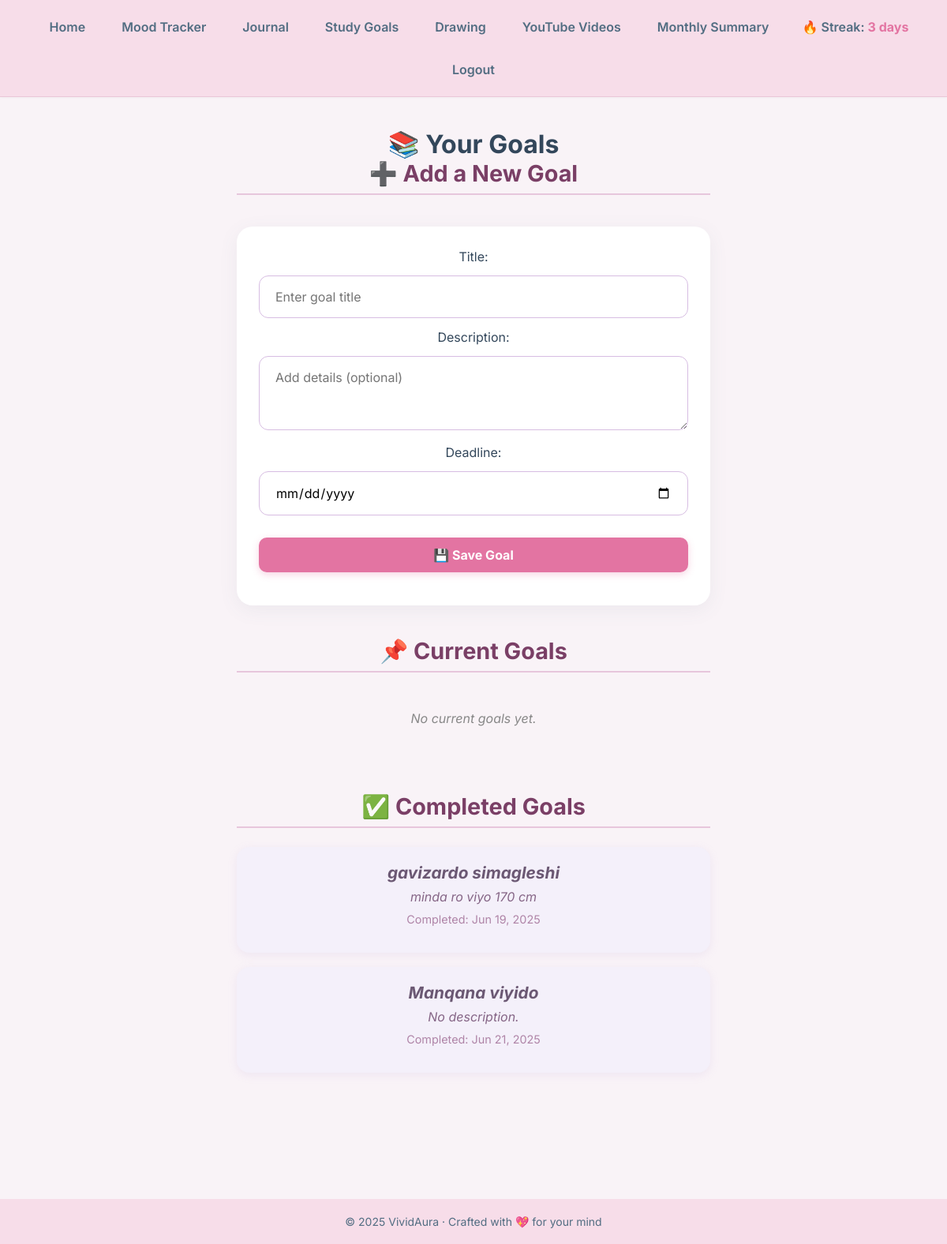
Screenshot of /study-goals/ (signed in) with the database file from the repository.
### tracker/models.py (models this page shows, shortened)
class StudyGoal(models.Model):
    user = models.ForeignKey(User, on_delete=models.CASCADE)
    title = models.CharField(max_length=200)
    description = models.TextField(blank=True)
    deadline = models.DateField(null=True, blank=True)
    completed = models.BooleanField(default=False)
    completed_on = models.DateField(null=True, blank=True)

### tracker/views.py (the view)
# urls.py: path('study-goals/', views.study_goals, name='study_goals'),
@login_required
def study_goals(request):
    streak = calculate_mood_streak(request.user)
    if request.method == 'POST':
        if 'mark_completed' in request.POST:
            goal_id = request.POST['mark_completed']
            goal = get_object_or_404(StudyGoal, id=goal_id, user=request.user)
            goal.completed = True
            if not goal.completed_on:
                goal.completed_on = timezone.now().date()
            goal.save()
            messages.success(request, 'Goal marked as completed!')
            return redirect('study_goals')
        elif 'delete_goal' in request.POST:
            goal_id = request.POST['delete_goal']
            goal = get_object_or_404(StudyGoal, id=goal_id, user=request.user)
            goal.delete()
            messages.success(request, 'Goal deleted successfully.')
            return redirect('study_goals')
        elif 'edit_goal_id' in request.POST:
            goal_id = request.POST['edit_goal_id']
            goal = get_object_or_404(StudyGoal, id=goal_id, user=request.user)
            form = StudyGoalForm(request.POST, instance=goal)
            if form.is_valid():
                updated_goal = form.save(commit=False)
                if updated_goal.completed and not updated_goal.completed_on:
                    updated_goal.completed_on = timezone.now().date()
                updated_goal.save()
                messages.success(request, 'Goal updated.')
                return redirect('study_goals')
            else:
                current_goals = StudyGoal.objects.filter(user=request.user, completed=False)
                completed_goals = StudyGoal.objects.filter(user=request.user, completed=True)
                new_form = StudyGoalForm()
                return render(request, 'study_goals.html', {
                    'form': new_form,
                    'current_goals': current_goals,
                    'completed_goals': completed_goals,
                    'mood_streak': streak,
                    'edit_form': form,
                    'edit_goal_id': goal_id,
                })
        else:
            form = StudyGoalForm(request.POST)
            if form.is_valid():
                study_goal = form.save(commit=False)
                study_goal.user = request.user
                if study_goal.completed and not study_goal.completed_on:
                    study_goal.completed_on = timezone.now().date()
                study_goal.save()
                messages.success(request, 'Your goal was added successfully!')
                return redirect('study_goals')
            else:
                current_goals = StudyGoal.objects.filter(user=request.user, completed=False)
                completed_goals = StudyGoal.objects.filter(user=request.user, completed=True)
                return render(request, 'study_goals.html', {
                    'form': form,
                    'current_goals': current_goals,
                    'completed_goals': completed_goals,
                    'mood_streak': streak,
                })
    else:
        form = StudyGoalForm()
        current_goals = StudyGoal.objects.filter(user=request.user, completed=False)
        completed_goals = StudyGoal.objects.filter(user=request.user, completed=True)
        return render(request, 'study_goals.html', {
            'form': form,
            'current_goals': current_goals,
            'completed_goals': completed_goals,
            'mood_streak': streak,
        })

### tracker/forms.py
class StudyGoalForm(forms.ModelForm):
    class Meta:
        model = StudyGoal
        fields = ['title', 'description', 'deadline']
        widgets = {
            'title': forms.TextInput(attrs={
                'class': 'form-control',
                'placeholder': 'Enter goal title'
            }),
            'description': forms.Textarea(attrs={
                'class': 'form-control',
                'placeholder': 'Add details (optional)',
                'rows': 3
            }),
            'deadline': forms.DateInput(attrs={
                'type': 'date',
                'class': 'form-control'
            }),
        }

### tracker/views.py (called while the page is built)
def calculate_mood_streak(user):
    if not user.is_authenticated:
        return 0
    entries = MoodEntry.objects.filter(user=user).order_by('-date')
    if not entries.exists():
        return 0
    streak = 1
    today = timezone.now().date()
    prev_date = today
    for entry in entries:
        if entry.date == prev_date or entry.date == prev_date - timedelta(days=1):
            if entry.date == prev_date - timedelta(days=1):
                streak += 1
            prev_date = entry.date
        else:
            break
    return streak

### tracker/templates/study_goals.html (shortened to what this page needs)
{% extends 'base.html' %}
{% block content %}
<div class="study-goals-container">
  <h1 class="page-title">📚 Your Goals</h1>
  <section class="add-goal-section">
    <h2 class="section-title">➕ Add a New Goal</h2>
    <form method="POST" class="goal-form">
      <div class="form-group">{{ form.title.label_tag }} {{ form.title }}</div>
      <div class="form-group">{{ form.description.label_tag }} {{ form.description }}</div>
      <div class="form-group">{{ form.deadline.label_tag }} {{ form.deadline }}</div>
      <button type="submit" class="btn btn-primary">💾 Save Goal</button>
    </form>
  </section>
  <section class="goals-section">
    <h2 class="section-title">📌 Current Goals</h2>
    {% if current_goals %}
      <div class="goals-grid">
        {% for goal in current_goals %}
          <div class="goal-card">
            <h3>{{ goal.title }}</h3>
            <p class="desc">{{ goal.description|default:"No description." }}</p>
            <p class="date">Due: {{ goal.deadline|date:"M j, Y" }}</p>
            <div class="actions">
              <form method="POST" action="{% url 'study_goals' %}" class="inline-form">
                {% csrf_token %}
                <input type="hidden" name="delete_goal" value="{{ goal.id }}">
                <button class="btn btn-delete" title="Delete">🗑️</button>
              </form>
              <form method="POST" action="{% url 'study_goals' %}" class="inline-form">
                {% csrf_token %}
                <input type="hidden" name="mark_completed" value="{{ goal.id }}">
                <button class="btn btn-complete" title="Complete">✔️</button>
              </form>
            </div>
          </div>
        {% endfor %}
      </div>
    {% else %}
      <p class="empty-message">No current goals yet.</p>
    {% endif %}
  </section>
  <section class="goals-section completed">
    <h2 class="section-title">✅ Completed Goals</h2>
    {% if completed_goals %}
      <div class="goals-grid">
        {% for goal in completed_goals %}
          <div class="goal-card completed">
            <h3>{{ goal.title }}</h3>
            <p class="desc">{{ goal.description|default:"No description." }}</p>
            <p class="date">Completed: {{ goal.completed_on|date:"M j, Y" }}</p>
          </div>
        {% endfor %}
      </div>
    {% else %}
      <p class="empty-message">No completed goals yet.</p>
    {% endif %}
  </section>
</div>
{% endblock %}

### tracker/static/css/styles.css (style rules this page uses)
* { margin: 0; padding: 0; box-sizing: border-box; }
body { background-color: #F9F3F7; font-family: 'Inter', sans-serif; color: #33475B; }
html, body { height: 100%; margin: 0; padding: 0; }
body { display: flex; flex-direction: column; min-height: 100vh; }
form { background-color: #FFFFFF; padding: 28px; border-radius: 20px; box-shadow: 0 6px 25px rgba(83, 109, 130, 0.08); max-width: 600px; margin: 40px auto; }
input, textarea, select, button { font-family: inherit; font-size: 16px; margin: 14px 0; padding: 16px 20px; border-radius: 12px; border: 1px solid #D7BDE2; width: 100%; transition: border-color 0.3s ease; }
button { cursor: pointer; font-weight: 600; border-radius: 12px; border: none; font-size: 1rem; padding: 10px 20px; box-shadow: 0 4px 12px rgba(227, 116, 162, 0.25); transition: background-color 0.3s ease, transform 0.2s ease; user-select: none; color: white; background-color: #E374A2; display: inline-flex; align-items: center; justify-content: center; }
html, body { margin: 0; padding: 0; }
button[type="submit"] { background-color: #e374a2; color: white; font-weight: bold; padding: 12px 24px; border: none; border-radius: 10px; transition: background-color 0.3s; }
.empty-message { text-align: center; color: #888; font-style: italic; padding: 20px 0; }
.btn { background-color: #e374a2; color: white; border: none; border-radius: 12px; padding: 10px 18px; font-weight: 700; cursor: pointer; transition: background-color 0.3s ease, transform 0.2s ease; display: inline-flex; align-items: center; gap: 6px; font-size: 16px; box-shadow: 0 3px 10px rgba(227, 116, 162, 0.3); }
.study-goals-container { max-width: 860px; margin: 40px auto; padding: 0 20px; font-family: 'Inter', sans-serif; color: #33475B; }
.section-title { font-weight: 700; font-size: 1.8rem; color: #7a3f66; margin-bottom: 24px; border-bottom: 2px solid #e7c6dc; padding-bottom: 8px; }
.goals-section { margin-bottom: 60px; }
.goals-grid { display: flex; flex-direction: column; gap: 18px; }
.goal-card { background-color: #fff6fb; border-radius: 16px; padding: 20px 24px; box-shadow: 0 4px 12px rgba(227, 116, 162, 0.12); display: flex; flex-direction: column; transition: box-shadow 0.3s ease; }
.goal-card.completed { background-color: #f4f0fa; color: #6b5873; font-style: italic; box-shadow: 0 3px 12px rgba(180, 151, 214, 0.15); }
.goal-card h3 { margin-bottom: 8px; font-size: 1.3rem; color: inherit; }
.goal-card .desc { font-size: 1rem; color: #7a577a; opacity: 0.9; margin-bottom: 10px; white-space: pre-line; }
.goal-card .date { font-size: 0.9rem; color: #af84a7; margin-bottom: 14px; font-style: normal; }
.empty-message { text-align: center; color: #888; font-style: italic; padding: 24px 0; }

### rows the page displays
StudyGoal: title "gavizardo simagleshi", description "minda ro viyo 170 cm", completed_on "Jun 19, 2025"
StudyGoal: title "Manqana viyido", description "No description.", completed_on "Jun 21, 2025"

### other values shown
{{ mood_streak }} "3"
